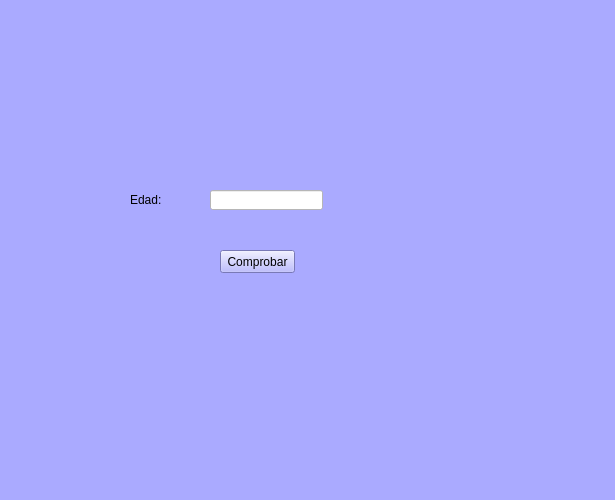
<?xml version="1.0" encoding="UTF-8"?>
<ui version="4.0">
 <class>MainWindow</class>
 <widget class="QMainWindow" name="MainWindow">
  <property name="geometry">
   <rect>
    <x>0</x>
    <y>0</y>
    <width>615</width>
    <height>500</height>
   </rect>
  </property>
  <property name="windowTitle">
   <string>MainWindow</string>
  </property>
  <property name="styleSheet">
   <string notr="true">background-color: rgb(170, 170, 255);</string>
  </property>
  <widget class="QWidget" name="centralwidget">
   <widget class="QLabel" name="label">
    <property name="geometry">
     <rect>
      <x>130</x>
      <y>190</y>
      <width>41</width>
      <height>20</height>
     </rect>
    </property>
    <property name="text">
     <string>Edad:</string>
    </property>
   </widget>
   <widget class="QLabel" name="label_2">
    <property name="geometry">
     <rect>
      <x>0</x>
      <y>-10</y>
      <width>151</width>
      <height>111</height>
     </rect>
    </property>
    <property name="styleSheet">
     <string notr="true"/>
    </property>
    <property name="text">
     <string/>
    </property>
    <property name="pixmap">
     <pixmap resource="../Archivos/Recursos.qrc">:/Logos/Logo UAT.png</pixmap>
    </property>
    <property name="scaledContents">
     <bool>true</bool>
    </property>
   </widget>
   <widget class="QLabel" name="label_3">
    <property name="geometry">
     <rect>
      <x>420</x>
      <y>0</y>
      <width>171</width>
      <height>91</height>
     </rect>
    </property>
    <property name="styleSheet">
     <string notr="true"/>
    </property>
    <property name="text">
     <string/>
    </property>
    <property name="pixmap">
     <pixmap resource="../Archivos/Recursos.qrc">:/Logos/logo facultad de ingenieria uat.png</pixmap>
    </property>
    <property name="scaledContents">
     <bool>true</bool>
    </property>
   </widget>
   <widget class="QLabel" name="label_4">
    <property name="geometry">
     <rect>
      <x>450</x>
      <y>320</y>
      <width>151</width>
      <height>121</height>
     </rect>
    </property>
    <property name="styleSheet">
     <string notr="true"/>
    </property>
    <property name="text">
     <string/>
    </property>
    <property name="pixmap">
     <pixmap resource="../Archivos/Recursos.qrc">:/Logos/logo equipo 3.jpg</pixmap>
    </property>
    <property name="scaledContents">
     <bool>true</bool>
    </property>
   </widget>
   <widget class="QLineEdit" name="txt_edad">
    <property name="geometry">
     <rect>
      <x>210</x>
      <y>190</y>
      <width>113</width>
      <height>20</height>
     </rect>
    </property>
    <property name="styleSheet">
     <string notr="true">background-color: rgb(255, 255, 255);</string>
    </property>
   </widget>
   <widget class="QPushButton" name="btn_comprobar">
    <property name="geometry">
     <rect>
      <x>220</x>
      <y>250</y>
      <width>75</width>
      <height>23</height>
     </rect>
    </property>
    <property name="text">
     <string>Comprobar</string>
    </property>
   </widget>
  </widget>
  <widget class="QMenuBar" name="menubar">
   <property name="geometry">
    <rect>
     <x>0</x>
     <y>0</y>
     <width>615</width>
     <height>21</height>
    </rect>
   </property>
  </widget>
  <widget class="QStatusBar" name="statusbar"/>
 </widget>
 <resources>
  <include location="../Archivos/Recursos.qrc"/>
 </resources>
 <connections/>
</ui>
